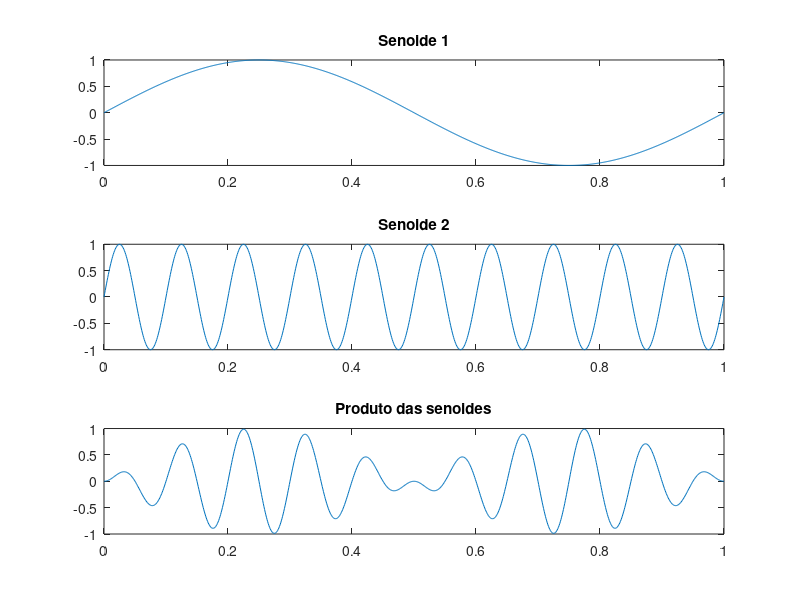
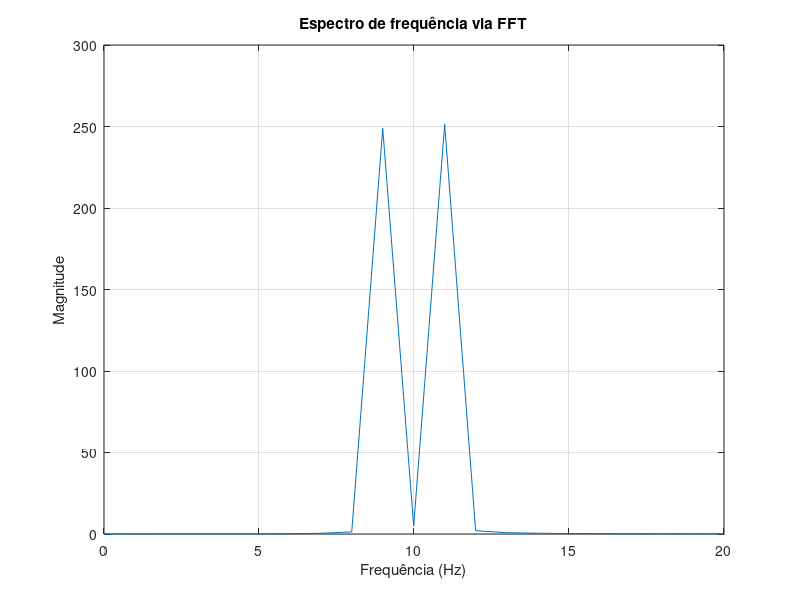

Recreate these plots in MATLAB, in order.
fs = 1000;             % frequência de amostragem (Hz)
t = 0:0.001:1;         % vetor de tempo (1 segundo)

f1 = 1;                % frequência da primeira senoide
f2 = 10;               % frequência da segunda senoide

x1 = sin(2*pi*f1*t);   % senoide 1
x2 = sin(2*pi*f2*t);   % senoide 2

y = x1 .* x2;          % multiplicação das senoides

subplot(3,1,1)
plot(t,x1)
title('Senoide 1')

subplot(3,1,2)
plot(t,x2)
title('Senoide 2')

subplot(3,1,3)
plot(t,y)
title('Produto das senoides')

N = length(y);         % número de amostras
Y = fft(y);            % transformada rápida de Fourier

f = (0:N-1)*(fs/N);    % eixo de frequência

figure
plot(f,abs(Y))
grid on
xlabel('Frequência (Hz)')
ylabel('Magnitude')
title('Espectro de frequência via FFT')
xlim([0 20])
